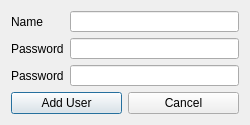
<?xml version="1.0" encoding="UTF-8"?>
<ui version="4.0">
 <class>AdminAddUser</class>
 <widget class="QDialog" name="AdminAddUser">
  <property name="geometry">
   <rect>
    <x>0</x>
    <y>0</y>
    <width>250</width>
    <height>125</height>
   </rect>
  </property>
  <property name="minimumSize">
   <size>
    <width>250</width>
    <height>125</height>
   </size>
  </property>
  <property name="maximumSize">
   <size>
    <width>250</width>
    <height>125</height>
   </size>
  </property>
  <property name="windowTitle">
   <string>Add User</string>
  </property>
  <layout class="QVBoxLayout" name="verticalLayout">
   <item>
    <layout class="QFormLayout" name="formLayout">
     <item row="0" column="0">
      <widget class="QLabel" name="label">
       <property name="text">
        <string>Name</string>
       </property>
      </widget>
     </item>
     <item row="1" column="0">
      <widget class="QLabel" name="label_2">
       <property name="text">
        <string>Password</string>
       </property>
      </widget>
     </item>
     <item row="0" column="1">
      <widget class="QLineEdit" name="name"/>
     </item>
     <item row="1" column="1">
      <widget class="QLineEdit" name="password1">
       <property name="echoMode">
        <enum>QLineEdit::Password</enum>
       </property>
      </widget>
     </item>
     <item row="2" column="0">
      <widget class="QLabel" name="label_3">
       <property name="text">
        <string>Password</string>
       </property>
      </widget>
     </item>
     <item row="2" column="1">
      <widget class="QLineEdit" name="password2">
       <property name="echoMode">
        <enum>QLineEdit::Password</enum>
       </property>
      </widget>
     </item>
    </layout>
   </item>
   <item>
    <layout class="QHBoxLayout" name="horizontalLayout">
     <item>
      <widget class="QPushButton" name="addUserButton">
       <property name="text">
        <string>Add User</string>
       </property>
      </widget>
     </item>
     <item>
      <widget class="QPushButton" name="cancelButton">
       <property name="text">
        <string>Cancel</string>
       </property>
      </widget>
     </item>
    </layout>
   </item>
  </layout>
 </widget>
 <resources/>
 <connections/>
</ui>
